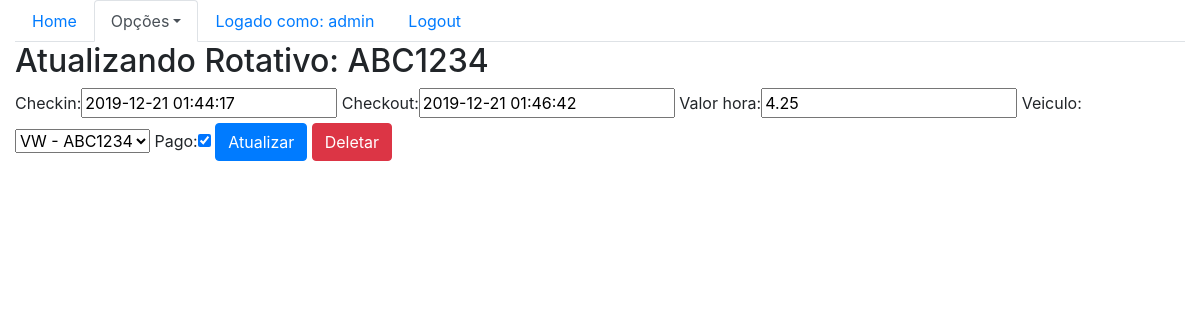
Page /sistema/update-rotativos/1/ (signed in) on the committed database.
### core/models.py (models this page shows, shortened)
class MovRotativo(models.Model):
    checkin = models.DateTimeField(auto_now=False)
    checkout = models.DateTimeField(auto_now=False, blank=True, null=True)
    valor_hora = models.DecimalField(max_digits=5, decimal_places=2)
    veiculo = models.ForeignKey(Veiculo, on_delete=models.CASCADE)
    pago = models.BooleanField(default=False)
    def __str__(self):
        return self.veiculo.placa

class Veiculo(models.Model):
    marca = models.ForeignKey(Marca, on_delete=models.CASCADE)
    placa = models.CharField(max_length=7)
    cor = models.CharField(max_length=15)
    proprietario = models.ForeignKey(Pessoa, on_delete=models.CASCADE)
    modelo = models.CharField(max_length=50)
    observacoes = models.TextField()
    def __str__(self):
        return self.marca.nomemarca + ' - ' + self.placa

### core/views.py (the view)
# urls.py: url(r'^update-rotativos/(?P<id>\d+)/$', update_rotativos, name='core_update_rotativos'),
@login_required
def update_rotativos(request, id):
    r_data = {}
    rotativos = MovRotativo.objects.get(id=id)
    r_form = RotativosForm(request.POST or None, instance=rotativos)
    r_data['rotativos'] = rotativos
    r_data['r_form'] = r_form
    if request.method == 'POST':
        if r_form.is_valid():
            r_form.save()
            return redirect('core_lista_rotativos')
    else:
        return render(request, 'core/update_rotativos.html', r_data)

### core/forms.py
class RotativosForm(ModelForm):
    class Meta:
        model = MovRotativo
        fields = '__all__'

### core/templates/core/update_rotativos.html (shortened to what this page needs)
{% extends 'base.html' %}
{% load bootstrap %}
{% block menu %}
    <ul class="nav nav-tabs">
        <li class="nav-item">
            <a class="nav-link" href="{% url 'core_home' %}">Home</a>
        </li>
        <li class="nav-item dropdown">
            <a class="nav-link dropdown-toggle active" data-toggle="dropdown" href="#" role="button" aria-haspopup="true" aria-expanded="false">Opções</a>
        </li>
        {% if user.is_authenticated %}
            <li class="nav-item">
                <a class="nav-link" href="#">Logado como: {{ user }}</a>
            </li>
            <li class="nav-item">
                <a class="nav-link" href="{% url 'logout' %}">Logout</a>
            </li>
            {% else %}
            <li class="nav-item">
                <a class="nav-link" href="{% url 'login' %}">Login</a>
            </li>
        {%endif%}
    </ul>
{% endblock %}
{% block main %}
<div class="row">
    <div class="col">
        <h2>Atualizando Rotativo: {{ rotativos }}</h2>
        <form action="{% url 'core_update_rotativos' rotativos.id%}" method="POST">
            {{ r_form | bootstrap }}
            <button type="submit" class="btn btn-primary">Atualizar</button>
            <a href="{% url 'core_delete_rotativos' rotativos.id %}" class="btn btn-danger"> Deletar</a>
        </form>
    </div>
</div>
{% endblock %}

### rows in the picture
MovRotativo: veiculo.placa "ABC1234", checkin "2019-12-21 01:44:17", checkout "2019-12-21 01:46:42", valor_hora "4.25", veiculo "VW - ABC1234", pago "☑"

### other values in the picture
{{ user }} "admin"
